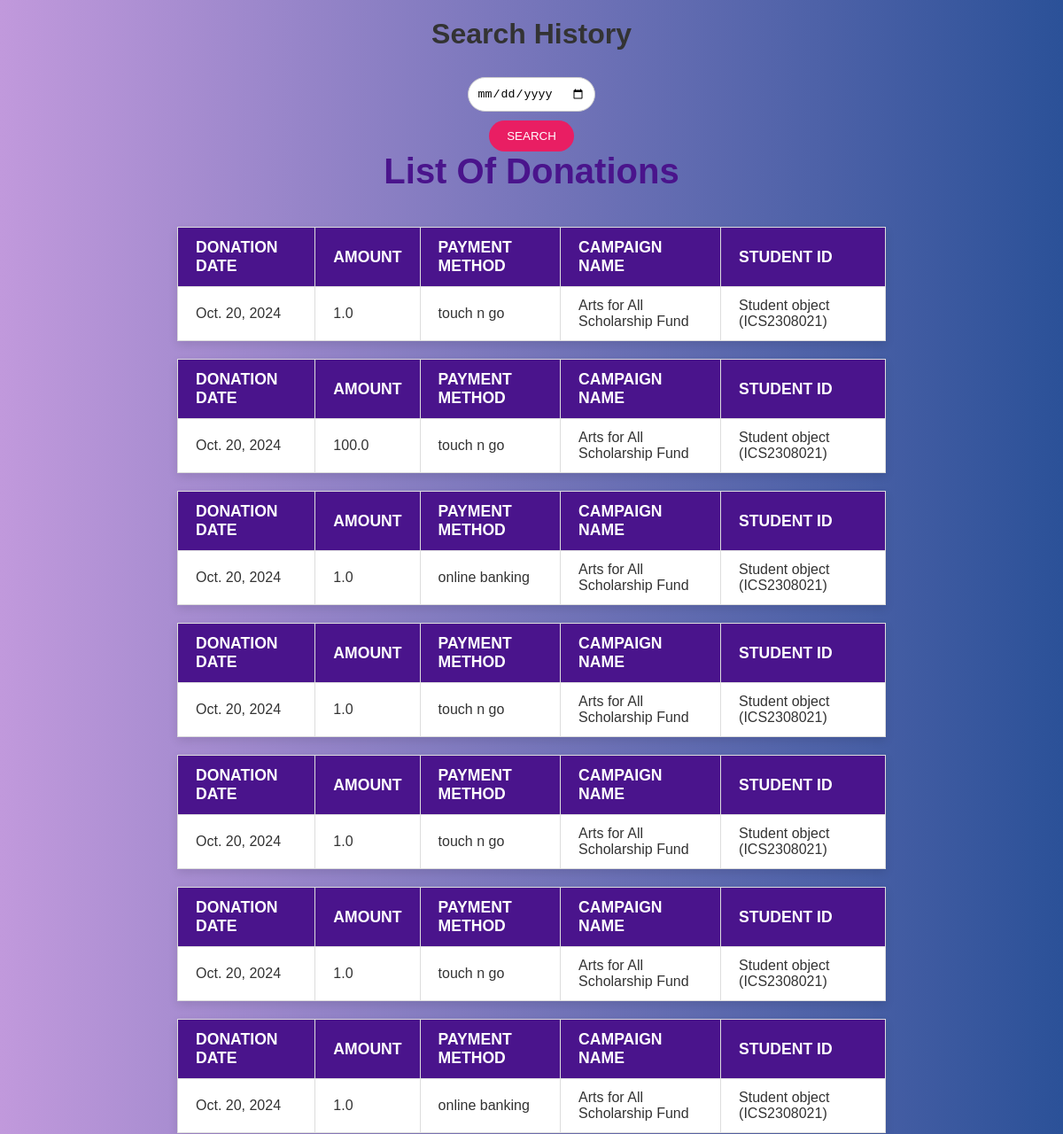
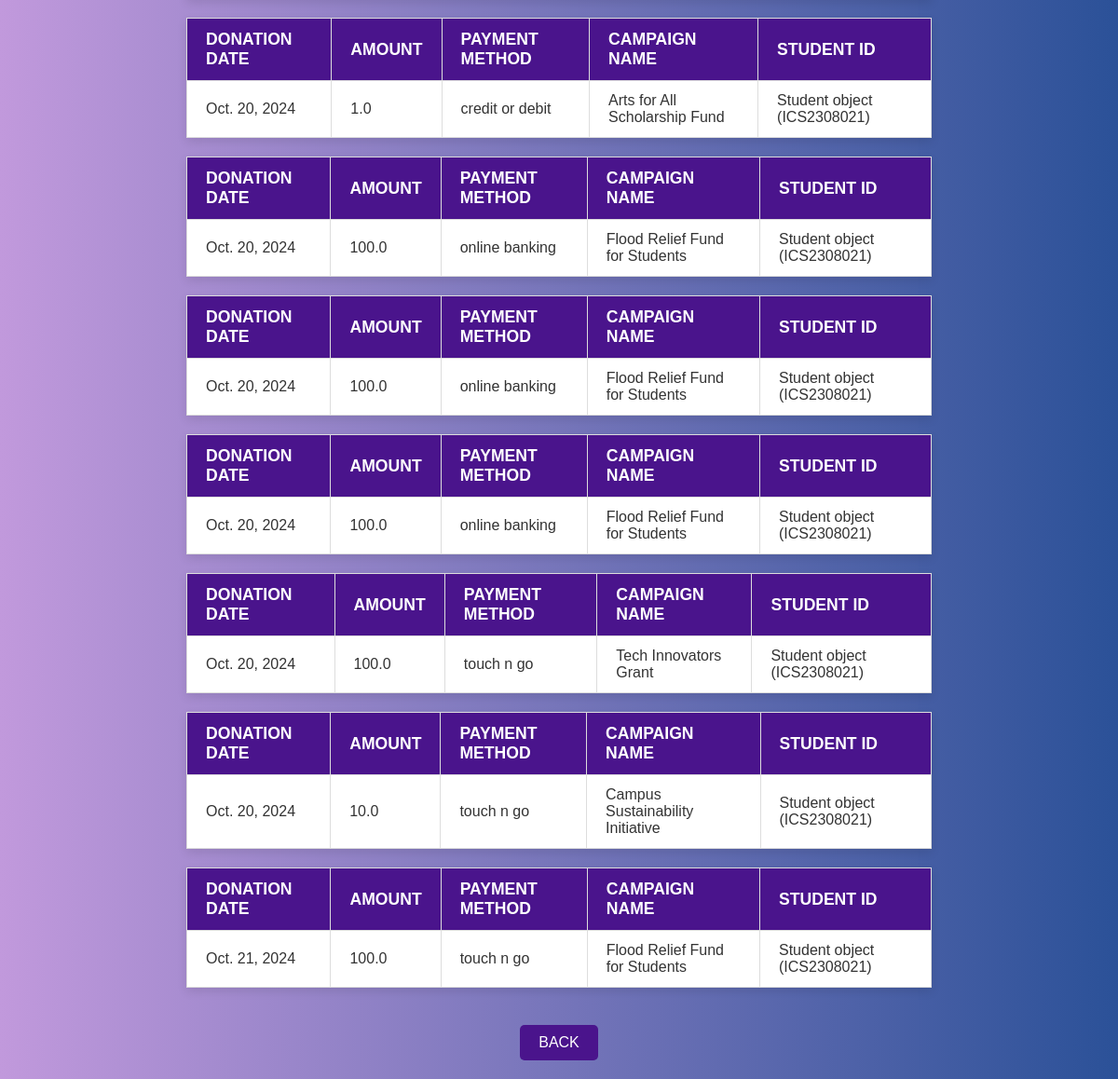
Screenshot of /homepage/student_page/view_history with the database file from the repository (2 pictures, top to bottom).
### FundMe/models.py (models this page shows, shortened)
class Donation(models.Model):
    donationid = models.CharField(max_length=10, unique=True, editable=False)
    donationdate = models.DateField(default=timezone.now)
    amount = models.FloatField()
    paymentmethod = models.CharField(max_length=255)
    studentid = models.ForeignKey('Student', on_delete=models.CASCADE)
    campaignid = models.ForeignKey('Campaign', on_delete=models.CASCADE)

class Campaign(models.Model):
    campaignid = models.CharField(max_length=10, primary_key=True)
    campaignname = models.CharField(max_length=255)
    description = models.TextField()
    goalAmount = models.DecimalField(max_digits=10, decimal_places=2)
    currentFunding = models.DecimalField(max_digits=10, decimal_places=2, default=0.00)  # Track current funding
    start_date = models.DateField()
    end_date = models.DateField()
    campaign_image = models.ImageField(upload_to='campaign_images/', blank=True, null=True)
    def __str__(self):
        return self.campaignname

class Student(models.Model):
    studentid = models.CharField(max_length=12, primary_key=True)
    studentname = models.CharField(max_length=200)
    studentemail = models.EmailField(max_length=200)
    studentpassword = models.CharField(max_length=50, validators=[MinLengthValidator(8)])
    studentphone = models.CharField(max_length=15)
    studentaddress = models.TextField(max_length=255)

### FundMe/views.py (the view)
# urls.py: path('homepage/student_page/view_history',views.view_history,name='view_history'),
def view_history(request):
    user_name = request.session.get('user_name')
    user_role = request.session.get('user_role')
    if request.method == 'GET':
        d_date = request.GET.get('d_date')
        if d_date:
            donation= Donation.objects.filter(donationdate=d_date)
        else:
            donation = Donation.objects.all()
        context = {
            'donation':donation,
            'user_name': user_name,
            'user_role': user_role,
        }
        return render(request, 'view_history.html', context)
    return render(request, 'view_history.html', {'user_name': user_name, 'user_role': user_role})

### FundMe/templates/view_history.html (shortened to what this page needs)
<!DOCTYPE html>
<html lang="en">
<head>
</head>
<body>
    <h2>Search History</h2>
    <center><form action="" method="get">
        <input type="date" name="d_date" placeholder="Select Donation Date" style="padding: 10px; border-radius: 25px; border: 1px solid #ccc; width: 60%; margin: 10px 0;">
        <input type="submit" value="SEARCH" style="padding: 10px 20px; background-color: #e91e63; color: #fff; border: none; border-radius: 25px; cursor: pointer;">
    </form></center>
{% if donation %}
<h1>List Of Donations</h1>
<ul>
    {% for data in donation %}
    <table border="1">
        <thead>
            <th>DONATION DATE</th>
            <th>AMOUNT</th>
            <th>PAYMENT METHOD</th>
            <th>CAMPAIGN NAME</th>
            <th>STUDENT ID</th>
        </thead>
        <tr>
            <td>{{data.donationdate}}</td>
            <td>{{data.amount}}</td>
            <td>{{data.paymentmethod}}</td>
            <td>{{data.campaignid}}</td>
            <td>{{data.studentid}}</td>
        </tr>
    {% endfor %}
    </table>
</ul>
{% else %}
<p>No history found.</p>
{% endif %}
<button><a href="{% url 'student_page' %}">BACK</button>
</body>
</html>

### FundMe/templates/view_history.html (style rules this page uses)
* { margin: 0; padding: 0; box-sizing: border-box; }
body { font-family: 'Arial', sans-serif; background: linear-gradient(to right, #c199dc, #2b5198); padding: 20px; color: #333; display: flex; flex-direction: column; align-items: center; }
h1 { font-size: 2.5rem; color: #4a148c; margin-bottom: 20px; text-align: center; }
h2 { font-size: 2rem; color: #333; margin-bottom: 20px; text-align: center; }
table { width: 100%; max-width: 800px; border-collapse: collapse; margin: 20px 0; box-shadow: 0 4px 10px rgba(0, 0, 0, 0.1); }
th, td { padding: 12px 20px; text-align: left; border: 1px solid #ddd; }
th { background-color: #4a148c; color: white; font-size: 1.1rem; }
td { font-size: 1rem; background-color: #fff; }
button { padding: 10px 20px; background-color: #4a148c; color: white; border: none; border-radius: 5px; cursor: pointer; font-size: 1rem; margin-top: 20px; }
button a { text-decoration: none; color: white; display: block; width: 100%; height: 100%; }

### rows the page displays
Donation: donationdate "Oct. 20, 2024", amount "1.0", paymentmethod "touch n go", campaignid "Arts for All Scholarship Fund", studentid "Student object (ICS2308021)"
Donation: donationdate "Oct. 20, 2024", amount "100.0", paymentmethod "touch n go", campaignid "Arts for All Scholarship Fund", studentid "Student object (ICS2308021)"
Donation: donationdate "Oct. 20, 2024", amount "1.0", paymentmethod "online banking", campaignid "Arts for All Scholarship Fund", studentid "Student object (ICS2308021)"
Donation: donationdate "Oct. 20, 2024", amount "1.0", paymentmethod "touch n go", campaignid "Arts for All Scholarship Fund", studentid "Student object (ICS2308021)"
Donation: donationdate "Oct. 20, 2024", amount "1.0", paymentmethod "touch n go", campaignid "Arts for All Scholarship Fund", studentid "Student object (ICS2308021)"
Donation: donationdate "Oct. 20, 2024", amount "1.0", paymentmethod "touch n go", campaignid "Arts for All Scholarship Fund", studentid "Student object (ICS2308021)"
Donation: donationdate "Oct. 20, 2024", amount "1.0", paymentmethod "online banking", campaignid "Arts for All Scholarship Fund", studentid "Student object (ICS2308021)"
Donation: donationdate "Oct. 20, 2024", amount "1.0", paymentmethod "credit or debit", campaignid "Arts for All Scholarship Fund", studentid "Student object (ICS2308021)"
Donation: donationdate "Oct. 20, 2024", amount "100.0", paymentmethod "online banking", campaignid "Flood Relief Fund for Students", studentid "Student object (ICS2308021)"
Donation: donationdate "Oct. 20, 2024", amount "100.0", paymentmethod "online banking", campaignid "Flood Relief Fund for Students", studentid "Student object (ICS2308021)"
Donation: donationdate "Oct. 20, 2024", amount "100.0", paymentmethod "online banking", campaignid "Flood Relief Fund for Students", studentid "Student object (ICS2308021)"
Donation: donationdate "Oct. 20, 2024", amount "100.0", paymentmethod "touch n go", campaignid "Tech Innovators Grant", studentid "Student object (ICS2308021)"
Donation: donationdate "Oct. 20, 2024", amount "10.0", paymentmethod "touch n go", campaignid "Campus Sustainability Initiative", studentid "Student object (ICS2308021)"
Donation: donationdate "Oct. 21, 2024", amount "100.0", paymentmethod "touch n go", campaignid "Flood Relief Fund for Students", studentid "Student object (ICS2308021)"
